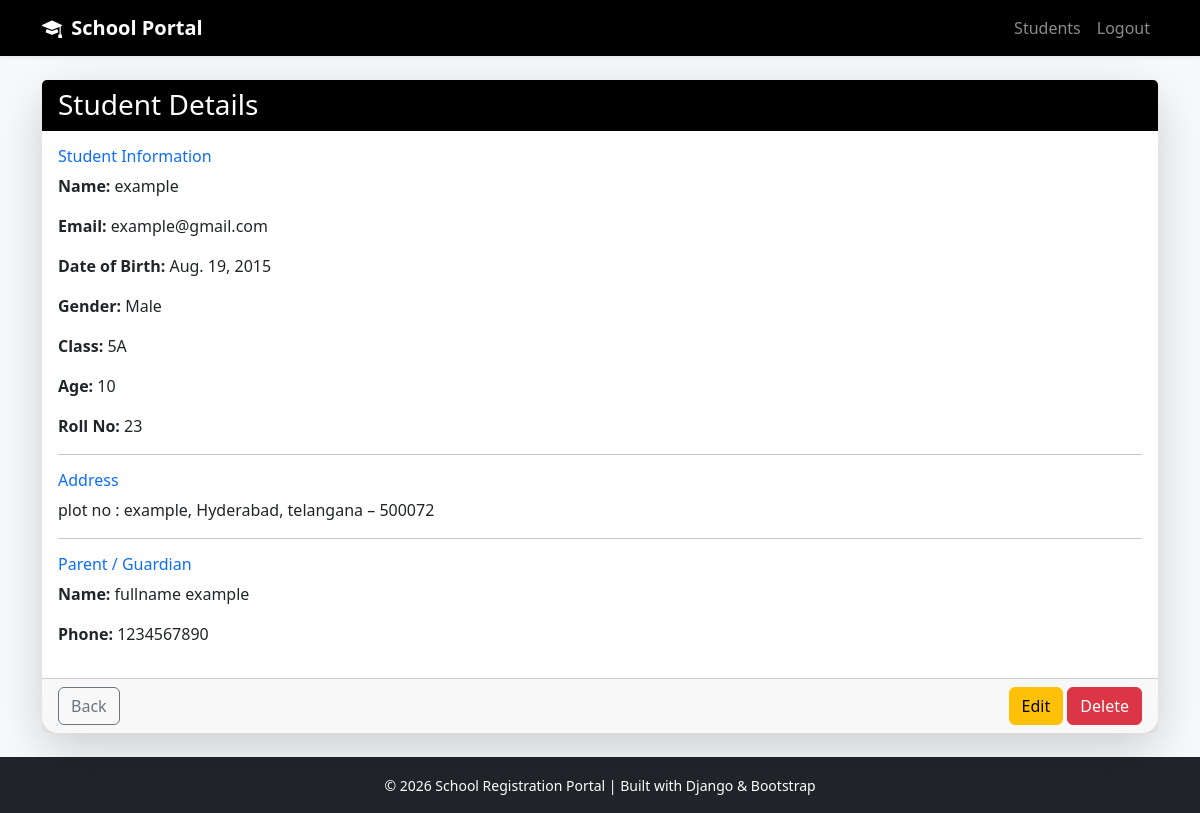
The page /student/1/ (signed in) on the database its author committed.
### students/models.py (models this page shows, shortened)
class Student(models.Model):
    GENDER_CHOICES = [
        ('M', 'Male'),
        ('F', 'Female'),
        ('O', 'Other'),
    ]
    name = models.CharField(max_length=100)
    email = models.EmailField()
    dob = models.DateField(null=True, blank=True)
    gender = models.CharField(max_length=1,choices=GENDER_CHOICES,null=True,blank=True)
    student_class = models.CharField(max_length=20)
    age = models.PositiveIntegerField()
    rollno = models.CharField(max_length=20, null=True, blank=True)
    address = models.TextField(null=True, blank=True)
    city = models.CharField(max_length=50, null=True, blank=True)
    state = models.CharField(max_length=50, null=True, blank=True)
    pincode = models.CharField(max_length=10, null=True, blank=True)
    parent_name = models.CharField(max_length=100, null=True, blank=True)
    parent_phone = models.CharField(max_length=15, null=True, blank=True)

### students/views.py (the view)
# urls.py: path('student/<int:id>/', student_detail, name='student_detail'),
@login_required(login_url='login')
def student_detail(request, id):
    student = get_object_or_404(Student, id=id)
    return render(request, 'student_detail.html', {'student': student})

### students/templates/student_detail.html (shortened to what this page needs)
{% extends "base.html" %}
{% block content %}
<div class="container py-4">
    <div class="card shadow-lg border-0 rounded-4">
        <div class="card-header bg-black text-white">
            <h3 class="mb-0">Student Details </h3>
        </div>
        <div class="card-body">
            <h6 class="text-primary">Student Information</h6>
            <p><strong>Name:</strong> {{ student.name }}</p>
            <p><strong>Email:</strong> {{ student.email }}</p>
            <p><strong>Date of Birth:</strong> {{ student.dob|default:"—" }}</p>
            <p><strong>Gender:</strong> {{ student.get_gender_display }}</p>
            <p><strong>Class:</strong> {{ student.student_class }}</p>
            <p><strong>Age:</strong> {{ student.age }}</p>
            <p><strong>Roll No:</strong> {{ student.rollno }}</p>
            <hr>
            <h6 class="text-primary">Address</h6>
            <p>
                {{ student.address|default:"—" }},
                {{ student.city|default:"" }},
                {{ student.state|default:"" }} –
                {{ student.pincode|default:"" }}
            </p>
            <hr>
            <h6 class="text-primary">Parent / Guardian</h6>
            <p><strong>Name:</strong> {{ student.parent_name|default:"—" }}</p>
            <p><strong>Phone:</strong> {{ student.parent_phone|default:"—" }}</p>
        </div>
        <div class="card-footer d-flex justify-content-between">
            <a href="{% url 'students' %}" class="btn btn-outline-secondary">
                Back
            </a>
            <div>
                <a href="{% url 'edit' student.id %}" class="btn btn-warning">
                    Edit
                </a>
                <a href="{% url 'delete' student.id %}"
                   class="btn btn-danger"
                   onclick="return confirm('Delete this student?')">
                    Delete
                </a>
            </div>
        </div>
    </div>
</div>
{% endblock %}

### rows shown on the page
Student: name "example", email "example@gmail.com", dob "Aug. 19, 2015", gender "Male", student_class "5A", age "10", rollno "23", address "plot no : example", city "Hyderabad", state "telangana", pincode "500072", parent_name "fullname example", parent_phone "1234567890"
